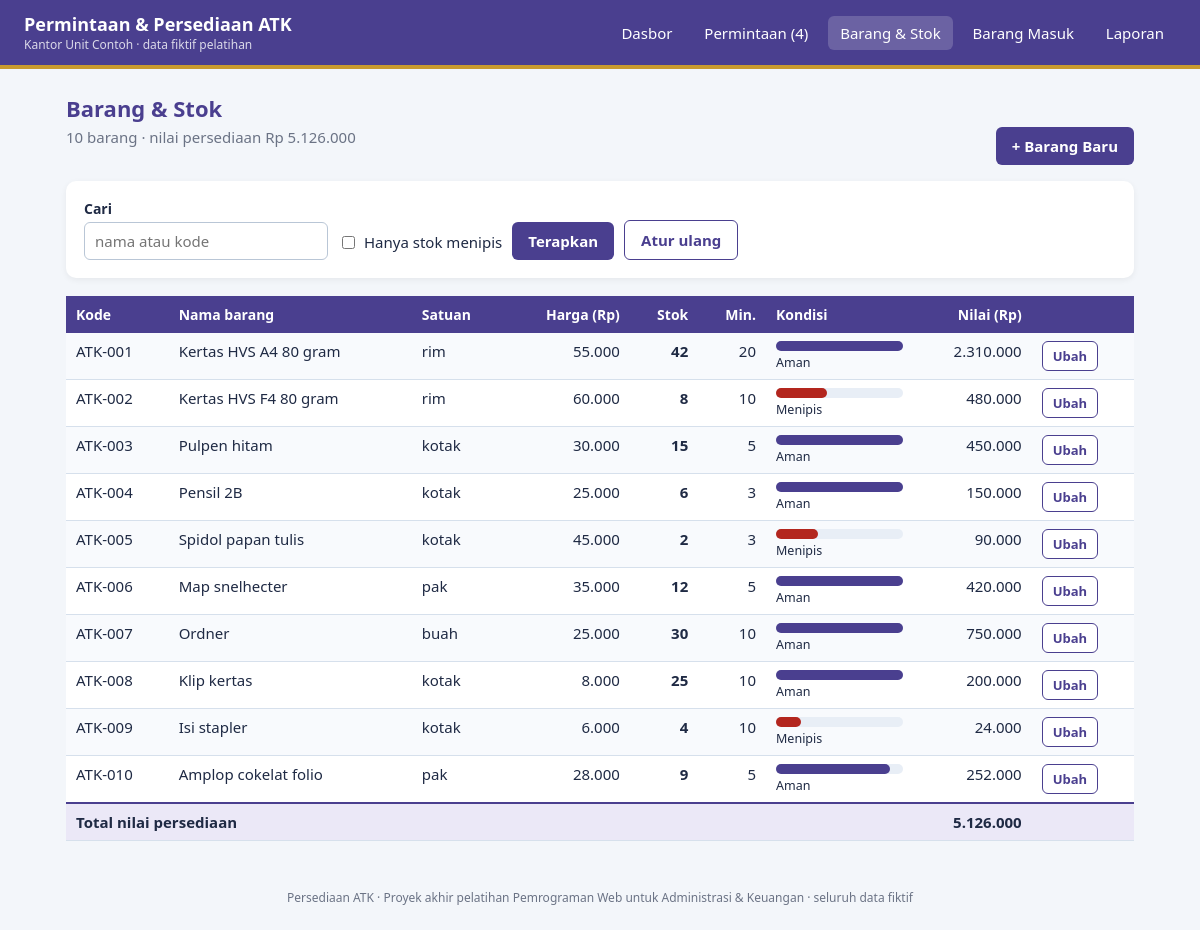
Page /03-proyek-akhir/P3-permintaan-atk/barang.php on the committed database.
### tables this page shows
CREATE TABLE barang (
  id INT AUTO_INCREMENT PRIMARY KEY,
  kode VARCHAR(10) NOT NULL UNIQUE,                            
  nama VARCHAR(60) NOT NULL,                                   
  satuan VARCHAR(15) NOT NULL,                                 
  harga DECIMAL(12,2) NOT NULL CHECK (harga >= 0),             
  stok INT NOT NULL DEFAULT 0 CHECK (stok >= 0),               
  stok_minimum INT NOT NULL DEFAULT 0                          
);

### 03-proyek-akhir/P3-permintaan-atk/config.php (called while the page is built, shortened)
<?php
function e($teks) { return htmlspecialchars((string) $teks, ENT_QUOTES, "UTF-8"); }
function rp($angka) { return number_format((float) $angka, 0, ",", "."); }

### 03-proyek-akhir/P3-permintaan-atk/barang.php (the view, shortened to what this page needs)
<?php
require "config.php";
$kata = trim($_GET["kata"] ?? "");
$hanyaMenipis = isset($_GET["menipis"]);
$syarat = [];
$nilai = [];
$st = $db->prepare("SELECT *, stok * harga AS nilai FROM barang" . ($syarat ? " WHERE " . implode(" AND ", $syarat) : "") . " ORDER BY kode");
$st->execute($nilai);
$data = $st->fetchAll();
$totalNilai = array_sum(array_column($data, "nilai"));
require "inc/header.php";
?>
<div class="baris-judul">
  <div><h1>Barang &amp; Stok</h1><p class="sub"><?= count($data) ?> barang · nilai persediaan Rp <?= rp($totalNilai) ?></p></div>
  <a class="tombol" href="barang-form.php">+ Barang Baru</a>
</div>
<form method="get" class="panel filter">
  <div class="isian"><label for="kata">Cari</label><input id="kata" name="kata" value="<?= e($kata) ?>" placeholder="nama atau kode"></div>
  <label style="display:flex;gap:6px;align-items:center;margin-bottom:8px"><input type="checkbox" name="menipis" <?= $hanyaMenipis ? "checked" : "" ?>> Hanya stok menipis</label>
  <button class="tombol" type="submit">Terapkan</button>
  <a class="tombol sekunder" href="barang.php">Atur ulang</a>
</form>
<div class="tabel-wadah"><table>
  <tr><th>Kode</th><th>Nama barang</th><th>Satuan</th><th class="n">Harga (Rp)</th><th class="n">Stok</th><th class="n">Min.</th><th>Kondisi</th><th class="n">Nilai (Rp)</th><th></th></tr>
  <?php foreach ($data as $b):
      $rasio = $b["stok_minimum"] > 0 ? $b["stok"] / ($b["stok_minimum"] * 2) * 100 : 100;
      $kelas = $b["stok"] <= $b["stok_minimum"] ? "bahaya" : ($b["stok"] <= $b["stok_minimum"] * 1.5 ? "waspada" : "");
  ?>
    <tr>
      <td><?= e($b["kode"]) ?></td>
      <td><?= e($b["nama"]) ?></td>
      <td><?= e($b["satuan"]) ?></td>
      <td class="n"><?= rp($b["harga"]) ?></td>
      <td class="n"><b><?= $b["stok"] ?></b></td>
      <td class="n"><?= $b["stok_minimum"] ?></td>
      <td style="min-width:110px"><div class="batang"><span class="<?= $kelas ?>" style="width: <?= min(100, round($rasio)) ?>%"></span></div>
          <small><?= $kelas === "bahaya" ? "Menipis" : ($kelas === "waspada" ? "Mendekati batas" : "Aman") ?></small></td>
      <td class="n"><?= rp($b["nilai"]) ?></td>
      <td><a class="tombol kecil sekunder" href="barang-form.php?id=<?= $b["id"] ?>">Ubah</a></td>
    </tr>
  <?php endforeach; ?>
  <?php if (!$data): ?><tr><td colspan="9" class="kosong">Barang tidak ditemukan.</td></tr>
  <?php else: ?><tr class="total"><td colspan="7">Total nilai persediaan</td><td class="n"><?= rp($totalNilai) ?></td><td></td></tr><?php endif; ?>
</table></div>
<?php require "inc/footer.php"; ?>

### 03-proyek-akhir/P3-permintaan-atk/assets/gaya.css (style rules this page uses)
:root { --utama: #4a3f8f; --utama-muda: #ebe8f7; --aksen: #c99a2e; --teks: #1f2a44; --redup: #6b7385; --garis: #d6e0ec; --latar: #f3f6fa; --hijau: #137a6b; --kuning: #a86b00; --merah: #b3261e; }
* { box-sizing: border-box; }
body { margin: 0; font-family: "Segoe UI", Arial, sans-serif; color: var(--teks); background: var(--latar); font-size: 15px; }
h1 { font-size: 22px; color: var(--utama); margin: 0 0 4px; }
.sub { color: var(--redup); margin: 0 0 18px; }
.baris-judul { display: flex; justify-content: space-between; align-items: flex-end; flex-wrap: wrap; gap: 12px; margin-bottom: 16px; }
.panel { background: #fff; border-radius: 10px; padding: 18px; box-shadow: 0 2px 6px rgba(0,0,0,.06); margin-bottom: 18px; }
.tabel-wadah { overflow-x: auto; }
table { border-collapse: collapse; width: 100%; background: #fff; }
th { background: var(--utama); color: #fff; text-align: left; padding: 9px 10px; font-weight: 600; font-size: 14px; }
td { padding: 8px 10px; border-bottom: 1px solid var(--garis); vertical-align: top; }
tr:nth-child(even) td { background: #f8fafd; }
.n { text-align: right; white-space: nowrap; }
.total td { font-weight: 700; border-top: 2px solid var(--utama); background: var(--utama-muda) !important; }
.isian label { display: block; font-weight: 600; font-size: 14px; margin-bottom: 4px; }
.isian input, .isian select, .isian textarea { width: 100%; padding: 8px 10px; border: 1px solid #b9c6d6; border-radius: 6px; font: inherit; }
.filter { display: flex; flex-wrap: wrap; gap: 10px; align-items: flex-end; }
.filter .isian { min-width: 160px; }
.tombol { display: inline-block; background: var(--utama); color: #fff; border: 0; padding: 9px 16px; border-radius: 6px; font: inherit; font-weight: 600; cursor: pointer; text-decoration: none; }
.tombol.sekunder { background: #fff; color: var(--utama); border: 1px solid var(--utama); }
.tombol.kecil { padding: 5px 10px; font-size: 13px; }
.batang { background: #e8eef6; border-radius: 6px; height: 10px; min-width: 80px; }
.batang span { display: block; height: 100%; border-radius: 6px; background: var(--utama); }
.batang span.bahaya { background: var(--merah); }

### rows in the picture
barang: kode "ATK-001", nama "Kertas HVS A4 80 gram", satuan "rim", harga "55.000", stok "42", stok_minimum "20", shows "Aman", nilai "2.310.000"
barang: kode "ATK-002", nama "Kertas HVS F4 80 gram", satuan "rim", harga "60.000", stok "8", stok_minimum "10", shows "Menipis", nilai "480.000"
barang: kode "ATK-003", nama "Pulpen hitam", satuan "kotak", harga "30.000", stok "15", stok_minimum "5", shows "Aman", nilai "450.000"
barang: kode "ATK-004", nama "Pensil 2B", satuan "kotak", harga "25.000", stok "6", stok_minimum "3", shows "Aman", nilai "150.000"
barang: kode "ATK-005", nama "Spidol papan tulis", satuan "kotak", harga "45.000", stok "2", stok_minimum "3", shows "Menipis", nilai "90.000"
barang: kode "ATK-006", nama "Map snelhecter", satuan "pak", harga "35.000", stok "12", stok_minimum "5", shows "Aman", nilai "420.000"
barang: kode "ATK-007", nama "Ordner", satuan "buah", harga "25.000", stok "30", stok_minimum "10", shows "Aman", nilai "750.000"
barang: kode "ATK-008", nama "Klip kertas", satuan "kotak", harga "8.000", stok "25", stok_minimum "10", shows "Aman", nilai "200.000"
barang: kode "ATK-009", nama "Isi stapler", satuan "kotak", harga "6.000", stok "4", stok_minimum "10", shows "Menipis", nilai "24.000"
barang: kode "ATK-010", nama "Amplop cokelat folio", satuan "pak", harga "28.000", stok "9", stok_minimum "5", shows "Aman", nilai "252.000"

### other values in the picture
$label "Dasbor"
$label "Permintaan"
$jumlahMenunggu "4"
$label "Barang & Stok"
$label "Barang Masuk"
$label "Laporan"
count($data) "10"
rp($totalNilai) "5.126.000"
